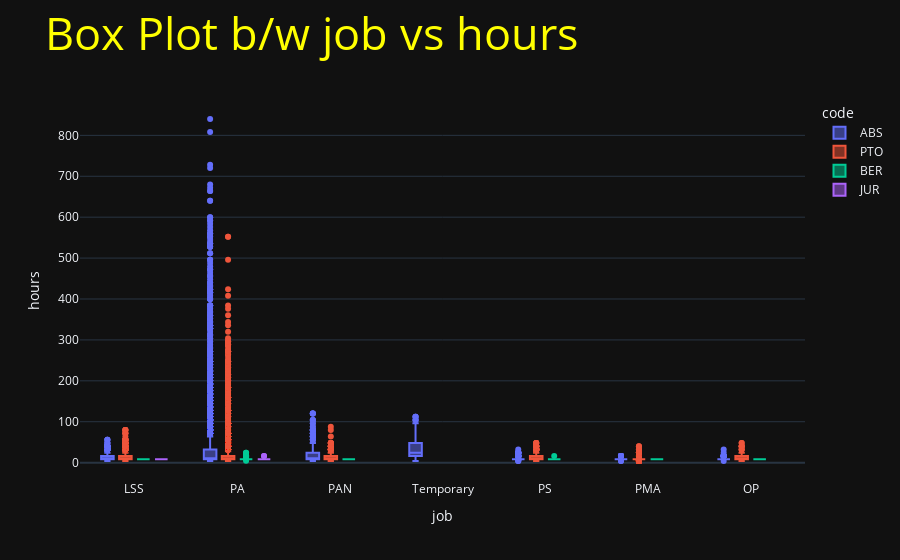

This figure's notebook cell:
### Markdown cell above
2. **Box Plot** between job vs hours

### Code cell
fig = px.box(df, x='job', y="hours", template = 'plotly_dark',title='job vs hours',color="code")
fig.update_layout(title=dict(text='Box Plot b/w job vs hours', font=dict(size=45,color="yellow")))
fig.show()

### Figure 1 — Plotly figure (JSON) as saved in the notebook; plotly's stock layout.template omitted (floating-point values rounded to 4 significant figures; data arrays with more than 128 entries replaced by an {"elided": "..."} marker saying what was removed)
{"data": [{"alignmentgroup": "True", "hovertemplate": "code=ABS<br>job=%{x}<br>hours=%{y}<extra></extra>", "legendgroup": "ABS", "marker": {"color": "#636efa"}, "name": "ABS", "notched": false, "offsetgroup": "ABS", "orientation": "v", "showlegend": true, "type": "box", "x": {"elided": "11483 str values"}, "x0": " ", "xaxis": "x", "y": {"elided": "11483 float values"}, "y0": " ", "yaxis": "y"}, {"alignmentgroup": "True", "hovertemplate": "code=PTO<br>job=%{x}<br>hours=%{y}<extra></extra>", "legendgroup": "PTO", "marker": {"color": "#EF553B"}, "name": "PTO", "notched": false, "offsetgroup": "PTO", "orientation": "v", "showlegend": true, "type": "box", "x": {"elided": "7874 str values"}, "x0": " ", "xaxis": "x", "y": {"elided": "7874 float values"}, "y0": " ", "yaxis": "y"}, {"alignmentgroup": "True", "hovertemplate": "code=BER<br>job=%{x}<br>hours=%{y}<extra></extra>", "legendgroup": "BER", "marker": {"color": "#00cc96"}, "name": "BER", "notched": false, "offsetgroup": "BER", "orientation": "v", "showlegend": true, "type": "box", "x": {"elided": "209 str values"}, "x0": " ", "xaxis": "x", "y": {"elided": "209 float values"}, "y0": " ", "yaxis": "y"}, {"alignmentgroup": "True", "hovertemplate": "code=JUR<br>job=%{x}<br>hours=%{y}<extra></extra>", "legendgroup": "JUR", "marker": {"color": "#ab63fa"}, "name": "JUR", "notched": false, "offsetgroup": "JUR", "orientation": "v", "showlegend": true, "type": "box", "x": ["PA", "PA", "PA", "PA", "PA", "PA", "PA", "PA", "LSS", "LSS", "LSS", "PA", "PA", "PA", "PA", "PA", "PA", "LSS", "PA", "PA", "PA", "PA", "PA", "PA", "PA", "PA", "PA", "LSS", "PA", "PA"], "x0": " ", "xaxis": "x", "y": [8, 8, 8, 8, 8, 16, 16, 8, 8, 8, 8, 8, 8, 8, 8, 8, 8, 8, 8, 8, 8, 8, 8, 8, 8, 8, 8, 8, 8, 8], "y0": " ", "yaxis": "y"}], "layout": {"boxmode": "group", "legend": {"title": {"text": "code"}, "tracegroupgap": 0}, "title": {"font": {"color": "yellow", "size": 45}, "text": "Box Plot b/w job vs hours"}, "xaxis": {"anchor": "y", "domain": [0, 1], "title": {"text": "job"}}, "yaxis": {"anchor": "x", "domain": [0, 1], "title": {"text": "hours"}}}}
